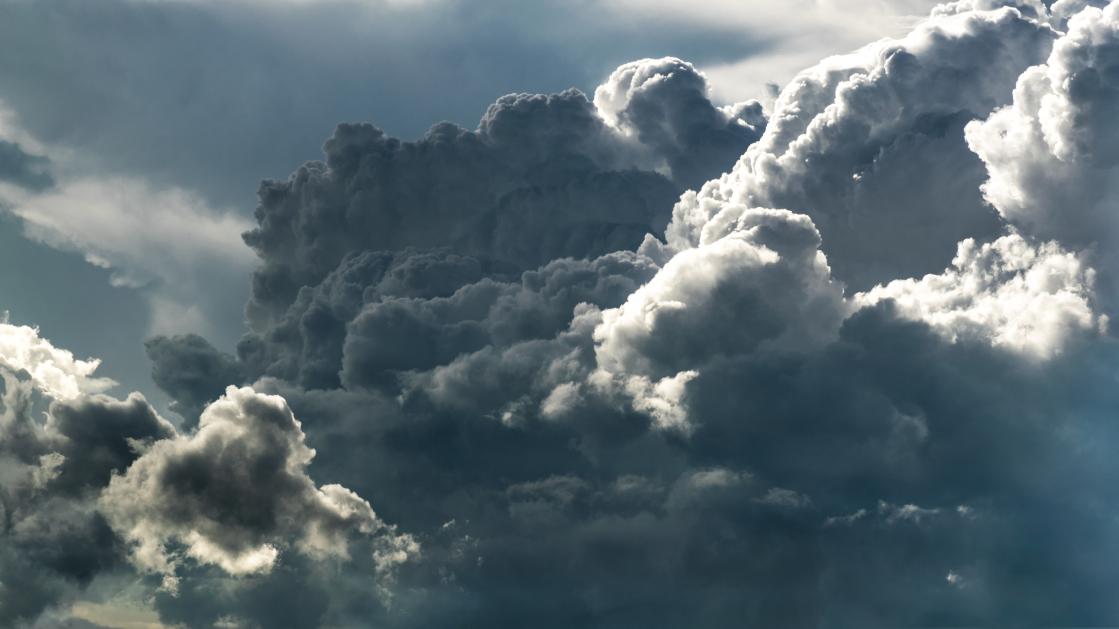
#> input picture img/test.jpg, 5591 x 3145 px, found by its file name (shown at 1/5 size)
$ python BGRImage.py
#> lines starting #> are read from the running program, lines starting #| are printed output that depends on the picture; after the words box and inside, x2 and y2 are one past the last pixel; in counts of white or black regions, pixels touching at a corner belong together
import cv2

image = cv2.imread('test.jpg', cv2.IMREAD_COLOR)
#> image is the input picture: shape (3145, 5591, 3); mean B, G, R 114.9, 108, 92.2

img = cv2.resize(image, (900, 480))
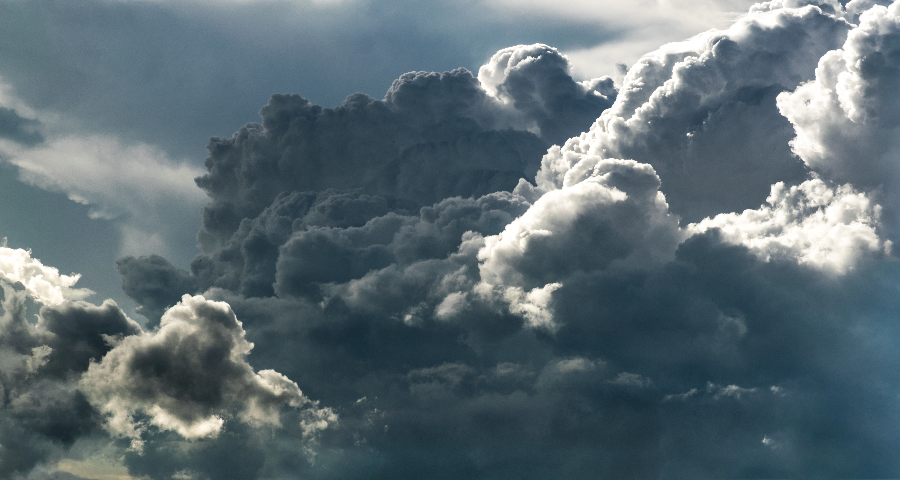
#> img: shape (480, 900, 3); mean B, G, R 114.8, 107.9, 92.1

h, w, c = img.shape
#> h = 480; w = 900; c = 3

h3 = int(h/3)
#> h3 = 160
w3 = int(w/3)
#> w3 = 300

grey = img[h3: -h3, w3: -w3, :]
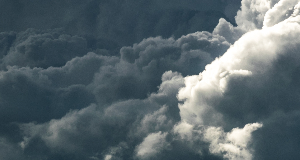
#> grey: shape (160, 300, 3); mean B, G, R 107.4, 101.7, 88.2
grey = cv2.cvtColor(grey, cv2.COLOR_BGR2GRAY)
#> grey: shape (160, 300)

img[h3: -h3, w3: -w3, 0] = grey
#> img: shape (480, 900, 3); 10.94% of pixels changed, all inside (x1, y1, x2, y2) = (300, 160, 600, 320)
img[0: h3, 0: w3, 1] = 250
img[h3: -h3, 0: w3, 2] = 250
img[-h3:, 0: w3, 0] = 250
img[0: h3, w3: -w3, 0] = 175
img[0: h3, w3: -w3, 1] = 175
img[-h3:, w3: -w3, 1] = 175
img[-h3:, w3: -w3, 2] = 175
img[0: h3, -w3:, 1] = 250
img[h3: -h3, -w3:, 2] = 250
img[-h3:, -w3:, 0] = 250
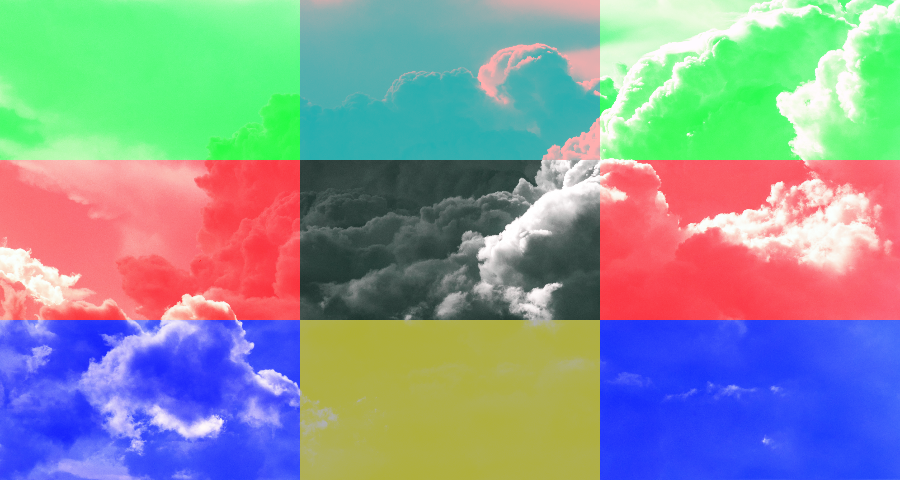
#> img: shape (480, 900, 3); mean B, G, R 154.2, 151.4, 138.4


cv2.imshow("image", img)
cv2.waitKey(0)

$ run again, with img/phot.jpg copied over img/test.jpg
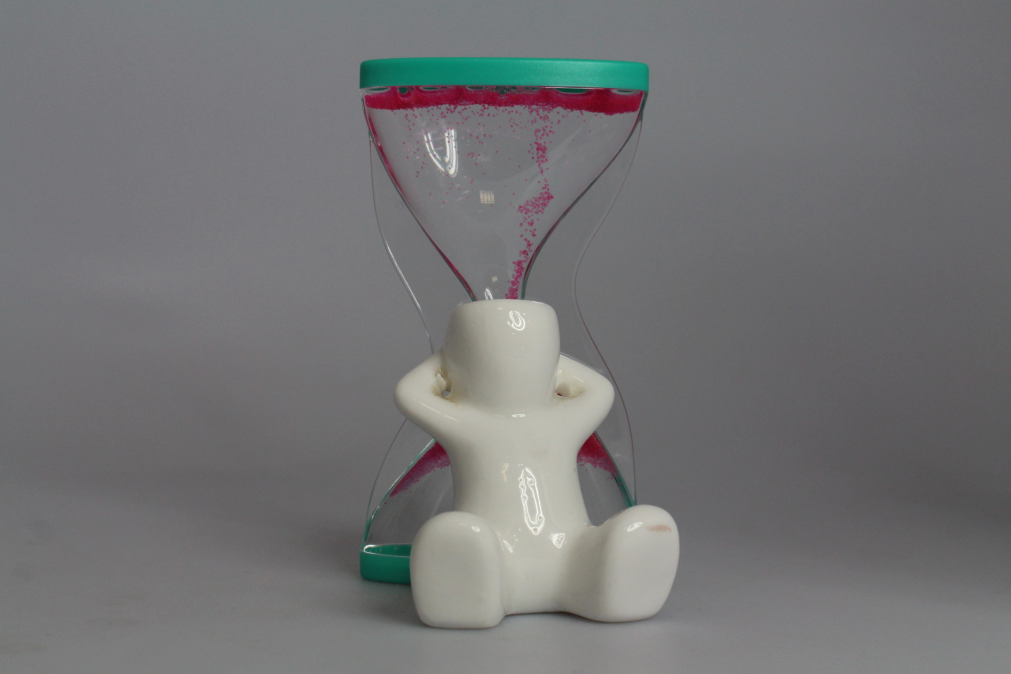
#> input picture img/phot.jpg, 5053 x 3369 px, found by its file name (shown at 1/5 size)
#> image is the input picture: shape (3369, 5053, 3); mean B, G, R 116.7, 115.7, 115.7
#> `grey = cv2.cvtColor(grey, cv2.COLOR_BGR2GRAY)`:
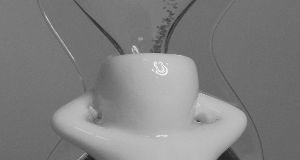
#> grey: shape (160, 300); min 32, max 249, mean 128
#> `img[-h3:, -w3:, 0] = 250`:
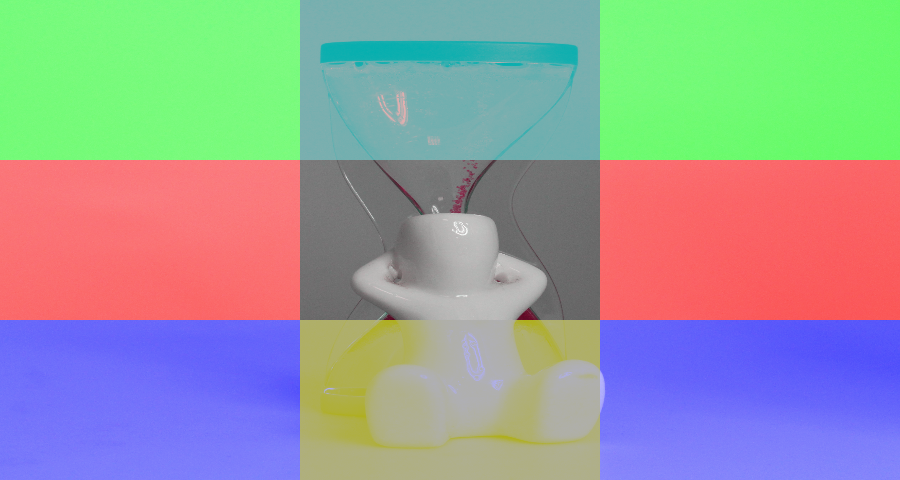
#> img: shape (480, 900, 3); mean B, G, R 154.3, 156.7, 151.8
